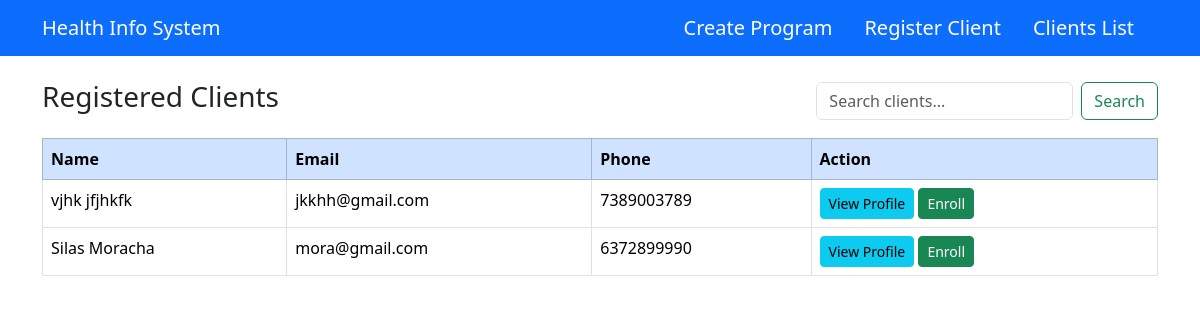
Before: /clients/ with the older database file.
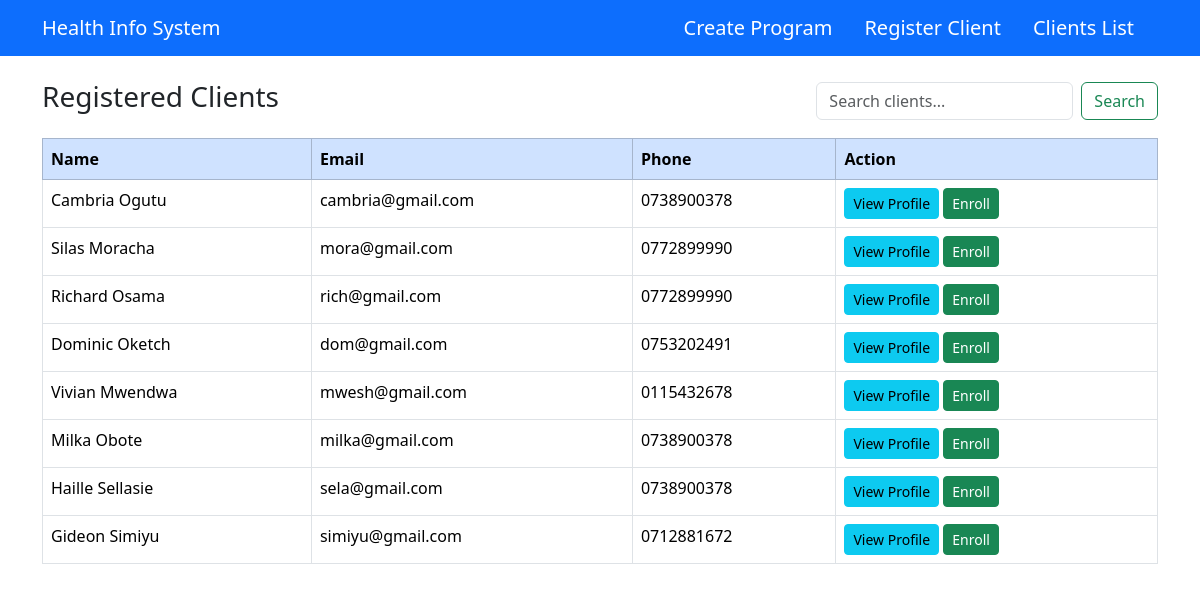
After: the same page with the newer database file.
### healthIS/models.py (models this page shows, shortened)
class Client(models.Model):
    GENDER_CHOICES = [
        ('Male', 'Male'),
        ('Female', 'Female'),
        ('Other', 'Other')
    ]
    first_name = models.CharField(max_length=100)
    last_name = models.CharField(max_length=100)
    dob = models.DateField()
    email = models.EmailField(unique=True)
    gender = models.CharField(max_length=10, choices=GENDER_CHOICES)
    contact_info = models.CharField(max_length=255)
    date_registered = models.DateTimeField(auto_now_add=True)

### healthIS/views.py (the view)
# urls.py: path('clients/', views.client_list, name='client-list'),
def client_list(request):
    query = request.GET.get('q')
    if query:
        clients = Client.objects.filter(
            first_name__icontains=query
        ) | Client.objects.filter(
            last_name__icontains=query
        ) | Client.objects.filter(
            email__icontains=query
        ) | Client.objects.filter(
            contact_info__icontains=query
        )
    else:
        clients = Client.objects.all()
    context = {'clients': clients}
    return render(request, 'healthIS/clients_list.html', context)

### healthIS/templates/healthIS/clients_list.html
{% extends 'healthIS/base.html' %} {% block content %}
<div class="d-flex justify-content-between align-items-center mb-3">
  <h3>Registered Clients</h3>
  <form method="GET" class="d-flex" role="search">
    <input
      class="form-control me-2"
      type="search"
      placeholder="Search clients..."
      name="q"
      value="{{ request.GET.q }}"
    />
    <button class="btn btn-outline-success" type="submit">Search</button>
  </form>
</div>
<div class="table-responsive">
  <table class="table table-bordered table-hover">
    <thead class="table-primary">
      <tr>
        <th>Name</th>
        <th>Email</th>
        <th>Phone</th>
        <th>Action</th>
      </tr>
    </thead>
    <tbody>
      {% for client in clients %}
      <tr>
        <td>{{ client.first_name }} {{ client.last_name }}</td>
        <td>{{ client.email }}</td>
        <td>{{ client.contact_info }}</td>
        <td>
          <a
            href="{% url 'client-profile' client.id %}"
            class="btn btn-sm btn-info"
            >View Profile</a
          >
          <a
            href="{% url 'enroll_client' client.id %}"
            class="btn btn-sm btn-success"
            >Enroll</a
          >
        </td>
      </tr>
      {% empty %}
      <tr>
        <td colspan="4" class="text-center">No clients found.</td>
      </tr>
      {% endfor %}
    </tbody>
  </table>
</div>
{% endblock %}

### healthIS/templates/healthIS/base.html (shortened to what this page needs)
{% load static %}
<!DOCTYPE html>
<html lang="en">
<head>
    <link href="https://cdn.jsdelivr.net/npm/bootstrap@5.3.2/dist/css/bootstrap.min.css" rel="stylesheet">
    <link href="https://cdn.jsdelivr.net/npm/select2@4.1.0-rc.0/dist/css/select2.min.css" rel="stylesheet" />
    <link rel="stylesheet" href="{% static 'css/styles.css' %}">
</head>
<body>
    <nav class="navbar navbar-expand-lg navbar-dark bg-primary">
      <div class="container">
        <a class="navbar-brand" href="/">Health Info System</a>
        <div class="collapse navbar-collapse" id="navbarNav">
          <ul class="navbar-nav ms-auto">
            <li class="nav-item">
              <a class="nav-link navbar-brand" href="/create-program/">Create Program</a>
            </li>
            <li class="nav-item">
              <a class="nav-link navbar-brand" href="/register-client/">Register Client</a>
            </li>
            <li class="nav-item">
              <a class="nav-link navbar-brand" href="/clients/">Clients List</a>
            </li>
          </ul>
        </div>
      </div>
    </nav>
    <div class="container mt-4">
        {% block content %}
        {% endblock %}
    </div>
</body>
</html>

Changed rows visible on the page:
changed Client: first_name "vjhk" → "Cambria"; last_name "jfjhkfk" → "Ogutu"; email "jkkhh@gmail.com" → "cambria@gmail.com"; contact_info "7389003789" → "0738900378"
changed Client "Silas": contact_info "6372899990" → "0772899990"
added Client: first_name "Richard", last_name "Osama", email "rich@gmail.com", contact_info "0772899990"
added Client: first_name "Dominic", last_name "Oketch", email "dom@gmail.com", contact_info "0753202491"
added Client: first_name "Vivian", last_name "Mwendwa", email "mwesh@gmail.com", contact_info "0115432678"
added Client: first_name "Milka", last_name "Obote", email "milka@gmail.com", contact_info "0738900378"
added Client: first_name "Haille", last_name "Sellasie", email "sela@gmail.com", contact_info "0738900378"
added Client: first_name "Gideon", last_name "Simiyu", email "simiyu@gmail.com", contact_info "0712881672"
